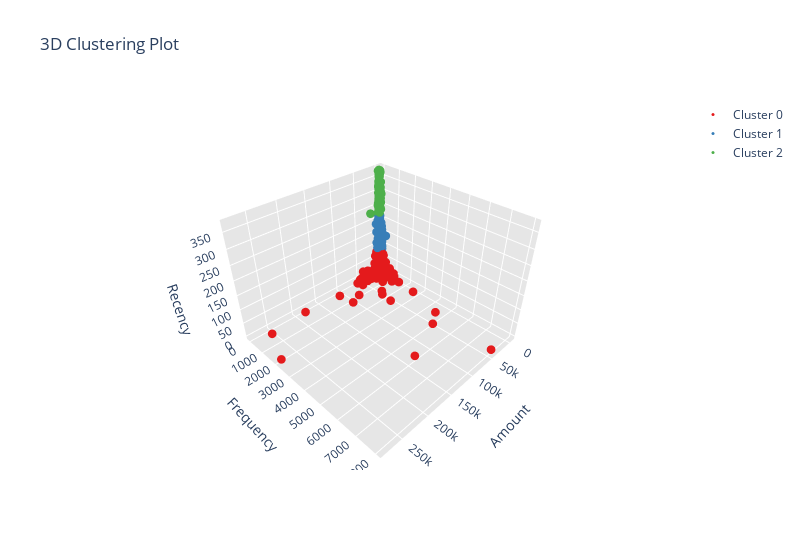
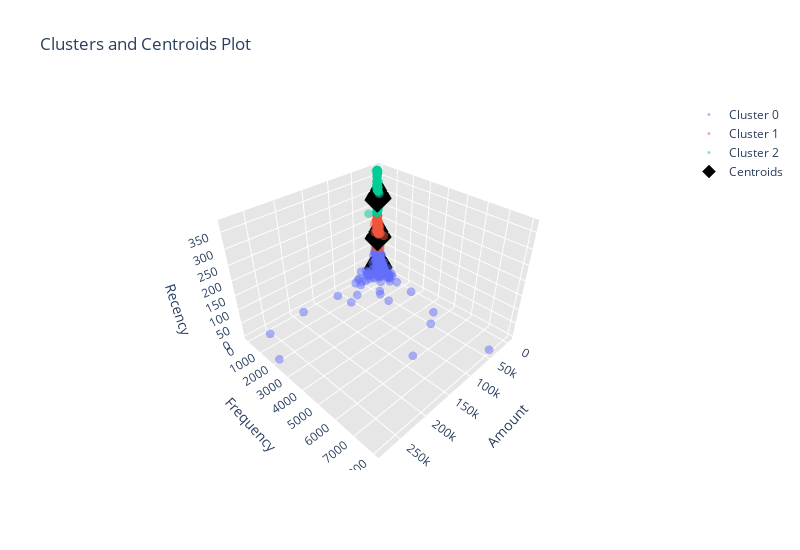

Write notebook code for charts like these, in order.
### Code cell
# Function to plot Cluster Centroids along with Clusters
def PlotClustersAndCentroids(X, kmeans):
    # Get unique clusters
    cluster_labels = np.unique(kmeans.labels_)

    data = []

    # Add cluster points to the plot
    for label in cluster_labels:
        cluster_data = X[kmeans.labels_ == label]
        trace = go.Scatter3d(
            name=f'Cluster {label}',
            x=cluster_data['Amount'],
            y=cluster_data['Frequency'],
            z=cluster_data['Recency'],
            mode='markers',
            marker=dict(size=3, line=dict(width=0)),
            opacity=0.5  # Set transparency for better visibility
        )
        data.append(trace)

    # Plot centroids
    centroids = kmeans.cluster_centers_
    centroids_df = pd.DataFrame(min_max_scaler.inverse_transform(centroids), columns=['Amount', 'Frequency', 'Recency'])
    
    centroid_trace = go.Scatter3d(
        name='Centroids',
        x=centroids_df['Amount'], 
        y=centroids_df['Frequency'], 
        z=centroids_df['Recency'],
        mode='markers',
        marker=dict(size=10, color='black', symbol='diamond', line=dict(width=1))  # Changed symbol to 'diamond'
    )
    data.append(centroid_trace)

    layout = go.Layout(
        width=800,
        height=550,
        title='Clusters and Centroids Plot',
        scene=dict(
            xaxis=dict(title='Amount', gridcolor='rgb(255, 255, 255)', zerolinecolor='rgb(255, 255, 255)', showbackground=True, backgroundcolor='rgb(230, 230, 230)'),
            yaxis=dict(title='Frequency', gridcolor='rgb(255, 255, 255)', zerolinecolor='rgb(255, 255, 255)', showbackground=True, backgroundcolor='rgb(230, 230, 230)'),
            zaxis=dict(title='Recency', gridcolor='rgb(255, 255, 255)', zerolinecolor='rgb(255, 255, 255)', showbackground=True, backgroundcolor='rgb(230, 230, 230)'),
            aspectratio=dict(x=1, y=1, z=0.7),
            aspectmode='manual'
        ),
    )

    fig = go.Figure(data=data, layout=layout)
    pyo.iplot(fig, filename='clusters-centroids-scatter', validate=False)

# Call the plotting functions
Plot3dClustering(n=num_clusters, X=rfm, type_c='kmeans')
PlotClustersAndCentroids(rfm, kmeans)

### Figure 1 — Plotly figure (JSON) as saved in the notebook; plotly's stock layout.template omitted (floating-point values rounded to 4 significant figures; data arrays with more than 128 entries replaced by an {"elided": "..."} marker saying what was removed)
{"data": [{"marker": {"color": "rgb(228,26,28)", "line": {"width": 0}, "size": 3}, "mode": "markers", "name": "Cluster 0", "type": "scatter3d", "x": {"elided": "2934 float values"}, "y": {"elided": "2934 int values"}, "z": {"elided": "2934 int values"}}, {"marker": {"color": "rgb(55,126,184)", "line": {"width": 0}, "size": 3}, "mode": "markers", "name": "Cluster 1", "type": "scatter3d", "x": {"elided": "807 float values"}, "y": {"elided": "807 int values"}, "z": {"elided": "807 int values"}}, {"marker": {"color": "rgb(77,175,74)", "line": {"width": 0}, "size": 3}, "mode": "markers", "name": "Cluster 2", "type": "scatter3d", "x": {"elided": "631 float values"}, "y": {"elided": "631 int values"}, "z": {"elided": "631 int values"}}], "layout": {"height": 550, "scene": {"aspectmode": "manual", "aspectratio": {"x": 1, "y": 1, "z": 0.7}, "xaxis": {"backgroundcolor": "rgb(230, 230, 230)", "gridcolor": "rgb(255, 255, 255)", "showbackground": true, "title": {"text": "Amount"}, "zerolinecolor": "rgb(255, 255, 255)"}, "yaxis": {"backgroundcolor": "rgb(230, 230, 230)", "gridcolor": "rgb(255, 255, 255)", "showbackground": true, "title": {"text": "Frequency"}, "zerolinecolor": "rgb(255, 255, 255)"}, "zaxis": {"backgroundcolor": "rgb(230, 230, 230)", "gridcolor": "rgb(255, 255, 255)", "showbackground": true, "title": {"text": "Recency"}, "zerolinecolor": "rgb(255, 255, 255)"}}, "title": {"text": "3D Clustering Plot"}, "width": 800}}

### Figure 2 — Plotly figure (JSON) as saved in the notebook; plotly's stock layout.template omitted (floating-point values rounded to 4 significant figures; data arrays with more than 128 entries replaced by an {"elided": "..."} marker saying what was removed)
{"data": [{"marker": {"line": {"width": 0}, "size": 3}, "mode": "markers", "name": "Cluster 0", "opacity": 0.5, "type": "scatter3d", "x": {"elided": "2934 float values"}, "y": {"elided": "2934 int values"}, "z": {"elided": "2934 int values"}}, {"marker": {"line": {"width": 0}, "size": 3}, "mode": "markers", "name": "Cluster 1", "opacity": 0.5, "type": "scatter3d", "x": {"elided": "807 float values"}, "y": {"elided": "807 int values"}, "z": {"elided": "807 int values"}}, {"marker": {"line": {"width": 0}, "size": 3}, "mode": "markers", "name": "Cluster 2", "opacity": 0.5, "type": "scatter3d", "x": {"elided": "631 float values"}, "y": {"elided": "631 int values"}, "z": {"elided": "631 int values"}}, {"marker": {"color": "black", "line": {"width": 1}, "size": 10, "symbol": "diamond"}, "mode": "markers", "name": "Centroids", "type": "scatter3d", "x": [2548.0, 703.0, 406.1], "y": [122.4, 40.7, 23.46], "z": [30.29, 153.0, 295.0]}], "layout": {"height": 550, "scene": {"aspectmode": "manual", "aspectratio": {"x": 1, "y": 1, "z": 0.7}, "xaxis": {"backgroundcolor": "rgb(230, 230, 230)", "gridcolor": "rgb(255, 255, 255)", "showbackground": true, "title": {"text": "Amount"}, "zerolinecolor": "rgb(255, 255, 255)"}, "yaxis": {"backgroundcolor": "rgb(230, 230, 230)", "gridcolor": "rgb(255, 255, 255)", "showbackground": true, "title": {"text": "Frequency"}, "zerolinecolor": "rgb(255, 255, 255)"}, "zaxis": {"backgroundcolor": "rgb(230, 230, 230)", "gridcolor": "rgb(255, 255, 255)", "showbackground": true, "title": {"text": "Recency"}, "zerolinecolor": "rgb(255, 255, 255)"}}, "title": {"text": "Clusters and Centroids Plot"}, "width": 800}}
